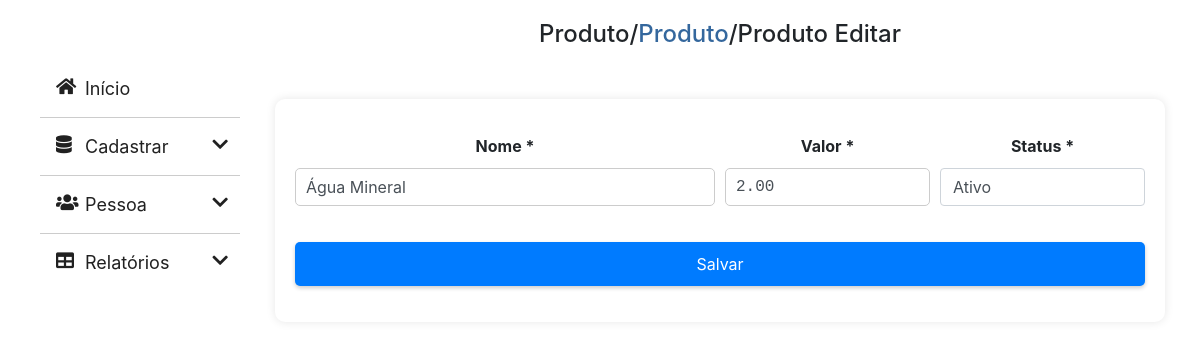
Page /produtoeditar.php?idProduto=1 on the committed database.
### tables this page shows
CREATE TABLE `produto` (
  `idProduto` int(11) NOT NULL,
  `nomeProduto` varchar(100) NOT NULL,
  `valorProduto` decimal(10,2) DEFAULT NULL,
  `statusProduto` tinyint(4) NOT NULL DEFAULT 1
);

### produtoeditar.php (the view, shortened to what this page needs)
<?php include("./index.php"); ?>
<!DOCTYPE html>
<html lang="pt-br">
<head>
    <link rel="stylesheet" href="https://stackpath.bootstrapcdn.com/bootstrap/4.5.2/css/bootstrap.min.css">
</head>
<body>
    <div class="conteudo">
        <h4>Produto/<span style="color: #34679d; cursor: pointer;" onclick="window.location.href='./produto.php'">Produto</span>/Produto Editar</h4>
        <div class="container">
            <?php
            $idProduto = $_GET['idProduto'];
            $consultaProduto = "SELECT nomeProduto, valorProduto, statusProduto FROM Produto WHERE idProduto = $idProduto";
            $resultadoProduto = $mysqli->query($consultaProduto);
            $nomeProduto = $valorProduto = $statusProduto = "";
            if ($resultadoProduto->num_rows > 0) {
                $row = $resultadoProduto->fetch_assoc();
                $nomeProduto = $row['nomeProduto'];
                $valorProduto = $row['valorProduto'];
                $statusProduto = $row['statusProduto'];
            }
            ?>
            <form id="formProduto" method="post" action="ProdutoA001.php">
                <div class="form-row">
                    <div class="form-group col-md-6">
                        <label for="nomeProduto">Nome *</label>
                        <input type="text" class="form-control" id="nomeProduto" name="nomeProduto" value="<?php echo $nomeProduto; ?>" required="required">
                    </div>
                    <div class="form-group col-md-3">
                        <label for="valorProduto">Valor *</label>
                        <input type="text" class="form-control" id="valorProduto" name="valorProduto" value="<?php echo $valorProduto; ?>" required="required" oninput="formatarValor(this)">
                    </div>
                    <div class="form-group col-md-3">
                        <label for="statusProduto">Status *</label>
                        <select class="form-control" name="statusProduto" id="statusProduto" required>
                            <option value="1" <?php echo $statusProduto == 1 ? 'selected' : ''; ?>>Ativo</option>
                        </select>
                    </div>
                </div>
                <div class="form-group">
                    <button type="button" class="btn btn-primary" onclick="editarProduto()">Salvar</button>
                    </div>
            </form>
        </div>
    </div>
</body>
</html>

### Css/style.css (style rules this page uses)
body { font-family: Arial, sans-serif; margin: 0; padding: 0; background-color: #f0f0f0; }
.conteudo { width: 80%; border-collapse: collapse; float: right; text-align: center; }
form { margin: 50px auto; width: 100%; padding: 20px; background-color: #fff; border-radius: 10px; box-shadow: 0 0 10px rgba(0, 0, 0, 0.1); }
label { display: block; font-weight: bold; margin-bottom: 5px; }
input[type="text"], select { width: 100%; padding: 10px; border: 1px solid #ccc; border-radius: 5px; box-sizing: border-box; font-size: 16px; }
select { appearance: none; }
button[type="button"], button[type="submit"] { background-color: #007bff; color: #fff; border: none; border-radius: 5px; padding: 10px 20px; cursor: pointer; font-size: 16px; margin-top: 20px; transition: background-color 0.3s, box-shadow 0.3s; box-shadow: 0 2px 4px rgba(0, 0, 0, 0.2); }
#valorProduto { font-family: monospace; }
.form-group label { margin-top: 15px; margin-bottom: 10px; }

### produtoeditar.php (style rules this page uses)
.form-group button { width: 100%; }
.conteudo { padding: 20px; }

### rows in the picture
produto: nomeProduto "Água Mineral", valorProduto "2.00", statusProduto "Ativo"
